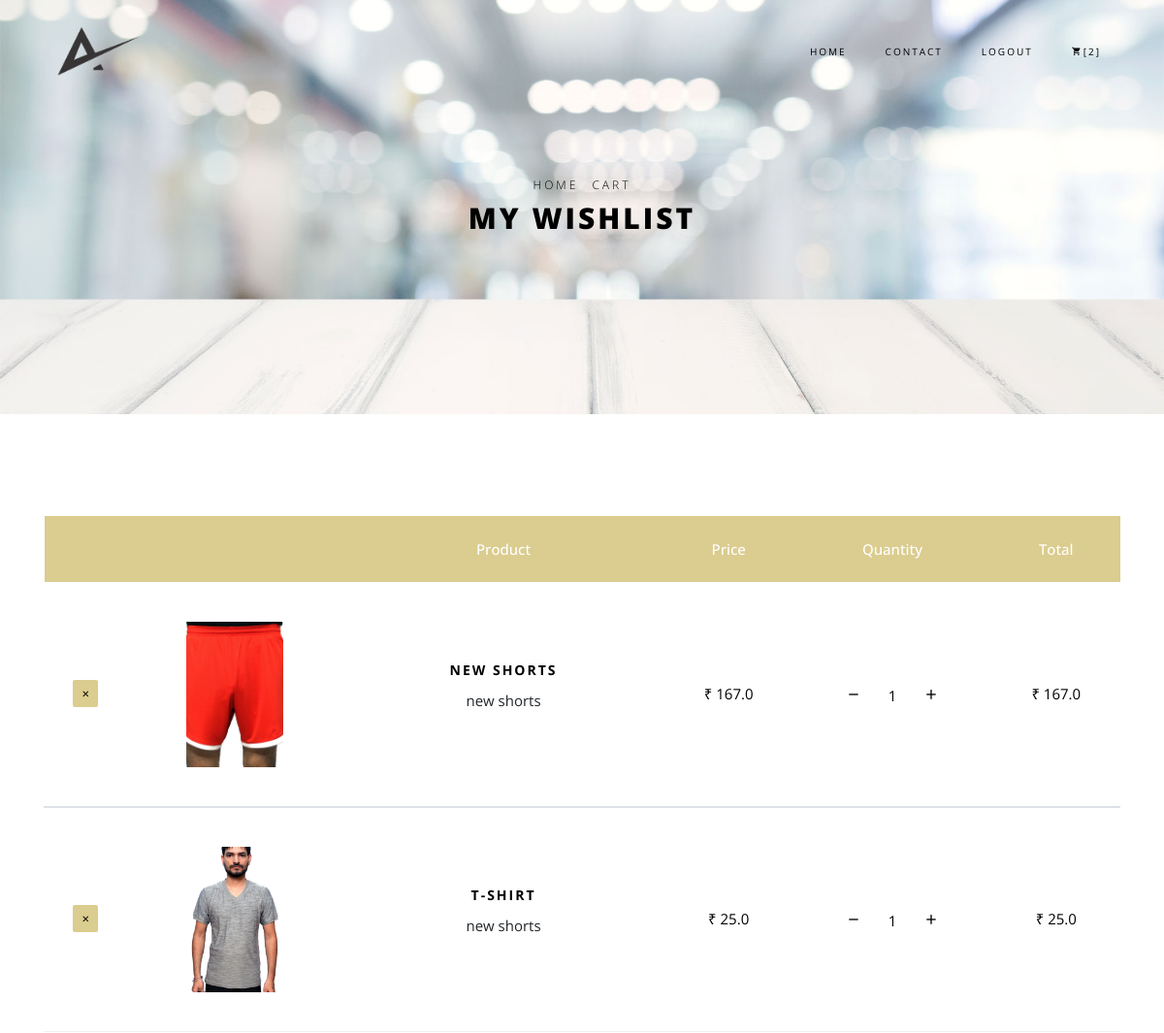
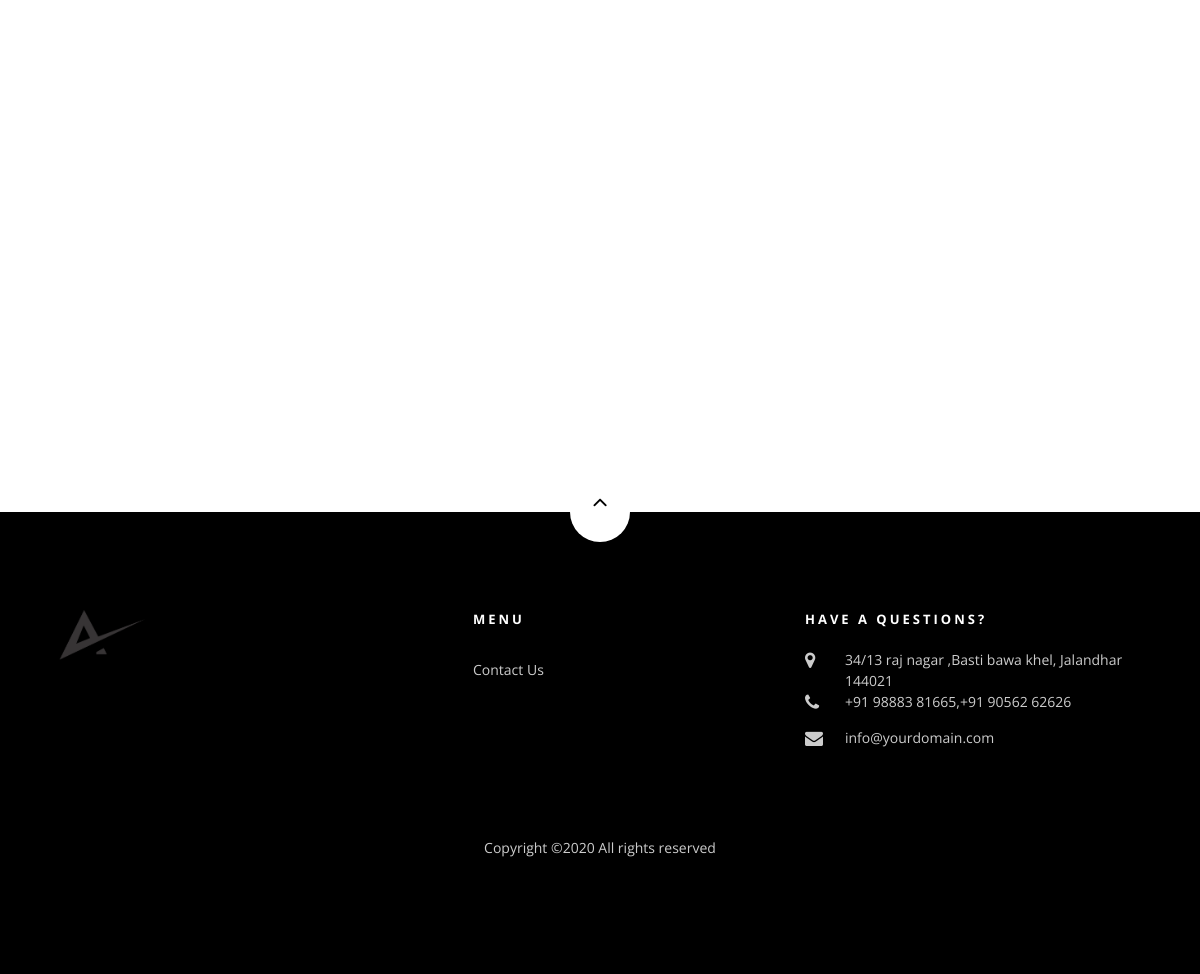
Page /order-summary/ (signed in) on the committed database (2 pictures, top to bottom).
### core/models.py (models this page shows, shortened)
class Order(models.Model):
    user = models.ForeignKey(settings.AUTH_USER_MODEL,
                             on_delete=models.CASCADE)
    items = models.ManyToManyField(OrderItem)
    start_date = models.DateTimeField(auto_now_add=True)
    ordered_date = models.DateTimeField()
    ordered = models.BooleanField(default=False)
    billing_address = models.ForeignKey(
        'BillingAddress', on_delete=models.SET_NULL, blank=True, null=True)
    payment = models.ForeignKey(
        'Payment', on_delete=models.SET_NULL, blank=True, null=True)
    def get_total(self):
        total = 0
        for order_item in self.items.all():
            total += order_item.get_final_price()
        return total

class OrderItem(models.Model):
    user = models.ForeignKey(settings.AUTH_USER_MODEL,
                             on_delete=models.CASCADE)
    ordered = models.BooleanField(default=False)
    item = models.ForeignKey(Item, on_delete=models.CASCADE)
    quantity = models.IntegerField(default=1)
    def get_total_item_price(self):
        return self.quantity * self.item.price
    def get_final_price(self):
        if self.item.discount_price:
            return self.get_total_discount_item_price()
        return self.get_total_item_price()

class Item(models.Model):
    title=models.CharField(max_length=100)
    price=models.FloatField()
    discount_price = models.FloatField(blank=True, null=True)
    category = models.CharField(choices=CATEGORY_CHOICES, max_length=50)
    typechoice = models.CharField(choices=TYPE_CHOICE, max_length=50)
    slug = models.SlugField()
    description = models.TextField()
    image = models.ImageField()
    def get_remove_from_cart_url(self):
        return reverse("core:remove-from-cart", kwargs={
            'slug': self.slug
        })

### core/views.py (the view)
# urls.py: path('order-summary/', OrderSummaryView.as_view(), name='order-summary'),
class OrderSummaryView(LoginRequiredMixin,View):
    def get(self, *args, **kwargs):
        try:
            order = Order.objects.get(user=self.request.user, ordered=False)
            context = {
                'object': order
            }
            return render(self.request, 'order_summary.html', context)
        except ObjectDoesNotExist:
            messages.error(self.request, "You do not have an active order")
            return redirect("/")

### core/templatetags/cart_template_tags.py (called while the page is built)
@register.filter
def cart_item_count(user):
    if user.is_authenticated:
        qs = Order.objects.filter(user=user, ordered=False)
        if qs.exists():
            return qs[0].items.count()
    return 0

### templates/order_summary.html (shortened to what this page needs)
{% extends 'base.html' %}
{% load static%}
{% block content %}
<div class="hero-wrap hero-bread" style="background-image: url(' {% static 'images/bg_6.jpg' %} ');">
      <div class="container">
        <div class="row no-gutters slider-text align-items-center justify-content-center">
          <div class="col-md-9 ftco-animate text-center">
          	<p class="breadcrumbs"><span class="mr-2"><a href="index.html">Home</a></span> <span>Cart</span></p>
            <h1 class="mb-0 bread">My Wishlist</h1>
          </div>
        </div>
      </div>
    </div>
    <section class="ftco-section ftco-cart">
			<div class="container">
				<div class="row">
    			<div class="col-md-12 ftco-animate">
    				<div class="cart-list">
	    				<table class="table">
						    <thead class="thead-primary">
						      <tr class="text-center">
						        <th>&nbsp;</th>
						        <th>&nbsp;</th>
						        <th>Product</th>
						        <th>Price</th>
						        <th>Quantity</th>
						        <th>Total</th>
						      </tr>
						    </thead>
                            {% for order_item in object.items.all %}
						    <tbody>
						      <tr class="text-center">
						        <td class="product-remove"><a href="{{ order_item.item.get_remove_from_cart_url }}"><span class="ion-ios-close"></span></a></td>
						        <td class="image-prod"><div class="img" style="background-image:url({{order_item.item.image.url}});"></div></td>
						        <td class="product-name">
						        	<h3>{{ order_item.item.title }}</h3>
						        	<p>{{ order_item.item.description}}</p>
						        </td>
						        <td class="price">&#8377 {{order_item.item.price}}</td>
						        		<td class="price"><a href="{% url 'core:remove-single-item-from-cart' order_item.item.slug%}" style="color:black;"><span style="margin-right:30px;font-size:20px;">&#8722;</span></a>{{order_item.quantity}}<a href="{% url 'core:add-to-cart' order_item.item.slug%}" style="color:black;"><span style="margin-left:30px;font-size:20px;">&#43;</span></a></td>
						        <td class="total">
                                    {% if order_item.item.discount_price %}
                                        {{order_item.get_total_discount_item_price}}
                                        (saving &#8377{{order_item.get_amount_saved}})
                                    {% else %}
                                        &#8377 {{order_item.get_total_item_price}}
                                    {% endif %}
                                </td>
						      </tr>
						    {% endfor %}
						  </table>
					  </div>
    			</div>
    		</div>
            {% if object.get_total %}
    		<div class="row justify-content-start">
    		</div>
			</div>{% endif %}
		</section>
{% endblock content %}

### templates/base.html (shortened to what this page needs)
{% load static %}
{% load cart_template_tags %}
<!DOCTYPE html>
<html lang="en">
  <head>
    <link rel="stylesheet" href="https://cdnjs.cloudflare.com/ajax/libs/font-awesome/4.7.0/css/font-awesome.min.css">
    <link rel="stylesheet" href="{%static 'css/open-iconic-bootstrap.min.css' %}">
    <link rel="stylesheet" href="{%static 'css/animate.css' %}">
    <link rel="stylesheet" href="{%static 'css/owl.carousel.min.css' %}">
    <link rel="stylesheet" href="{%static 'css/owl.theme.default.min.css' %}">
    <link rel="stylesheet" href="{%static 'css/magnific-popup.css' %}">
    <link rel="stylesheet" href="{%static 'css/aos.css' %}">
    <link rel="stylesheet" href="{%static 'css/ionicons.min.css' %}">
    <link rel="stylesheet" href="{%static 'css/bootstrap-datepicker.css' %}">
    <link rel="stylesheet" href="{%static 'css/jquery.timepicker.css' %}">
    <link rel="stylesheet" href="{%static 'css/flaticon.css' %}">
    <link rel="stylesheet" href="{%static 'css/icomoon.css' %}">
    <link rel="stylesheet" href="{%static 'css/style.css' %}">
  </head>
  <body class="goto-here">
    <nav class="navbar navbar-expand-lg navbar-dark ftco_navbar bg-dark ftco-navbar-light" id="ftco-navbar">
	    <div class="container">
	      <a class="navbar-brand" href="{% url 'core:home' %}"><img height="50px" width="100px" src="{% static 'logo/ambika.png' %}"></a>
	      <div class="collapse navbar-collapse" id="ftco-nav">
	        <ul class="navbar-nav ml-auto">
	          <li class="nav-item active"><a href="{% url 'core:home' %}" class="nav-link">Home</a></li>
	          <li class="nav-item"><a href="{% url 'core:contact' %}" class="nav-link">Contact</a></li>
	          {% if request.user.is_authenticated %}
            <li class="nav-item"><a href="{% url 'account_logout' %}" class="nav-link">Logout</a></li>
            <li class="nav-item cta cta-colored"><a href="{% url 'core:order-summary' %}" class="nav-link"><span class="icon-shopping_cart"></span>[{{request.user|cart_item_count}}]</a></li>
            {% else %}
            <li class="nav-item"><a href="{% url 'account_login' %}" class="nav-link">Login</a></li>
            <li class="nav-item"><a href="{% url 'account_signup' %}" class="nav-link">Signup</a></li>
            {% endif %}
	        </ul>
	      </div>
	    </div>
	  </nav>
  {% block content%}
    {% endblock %}
    <footer class="ftco-footer ftco-section">
      <div class="container">
      	<div class="row">
      		<div class="mouse">
						<a href="#" class="mouse-icon">
							<div class="mouse-wheel"><span class="ion-ios-arrow-up"></span></div>
						</a>
					</div>
      	</div>
        <div class="row mb-5">
          <div class="col-md">
            <div class="ftco-footer-widget mb-4">
              <h2 class="ftco-heading-2"><img height="50px" width="100px" src="{% static 'logo/ambika.png' %}"></h2>
            </div>
          </div>
          <div class="col-md">
            <div class="ftco-footer-widget mb-4 ml-md-5">
              <h2 class="ftco-heading-2">Menu</h2>
              <ul class="list-unstyled">
              <li><a href="{% url 'core:contact' %}" class="py-2 d-block">Contact Us</a></li>
              </ul>
            </div>
          </div>
          <div class="col-md">
            <div class="ftco-footer-widget mb-4">
            	<h2 class="ftco-heading-2">Have a Questions?</h2>
            	<div class="block-23 mb-3">
	              <ul>
	                <li><span class="icon icon-map-marker"></span><span class="text">34/13 raj nagar ,Basti bawa khel, Jalandhar 144021</span></li>
	                <li><a href="#"><span class="icon icon-phone"></span><span class="text">+91 98883 81665,+91 90562 62626</span></a></li>
	                <li><a href="#"><span class="icon icon-envelope"></span><span class="text">info@yourdomain.com</span></a></li>
	              </ul>
	            </div>
            </div>
          </div>
        </div>
        <div class="row">
          <div class="col-md-12 text-center">
            <p>
						  Copyright &copy;<script>document.write(new Date().getFullYear());</script> All rights reserved
						</p>
          </div>
        </div>
      </div>
    </footer>
  </body>
</html>

### static_in_env/css/icomoon.css (style rules this page uses)
[class^="icon-"], [class*=" icon-"] { font-family: 'icomoon' !important; speak: none; font-style: normal; font-weight: normal; font-variant: normal; text-transform: none; line-height: 1; -webkit-font-smoothing: antialiased; -moz-osx-font-smoothing: grayscale; }
.icon-map-marker:before { content: "\f041"; }
.icon-phone:before { content: "\f095"; }
.icon-envelope:before { content: "\f0e0"; }
.icon-shopping_cart:before { content: "\e8cc"; }

### rows in the picture
OrderItem: item.image (picture), item "NEW SHORTS", item.description "new shorts", item.price "167.0", quantity "1", get_total_item_price "167.0"
OrderItem: item.image (picture), item "T-SHIRT", item.description "new shorts", item.price "25.0", quantity "1", get_total_item_price "25.0"

### other values in the picture
{{ request.user|cart_item_count }} "2"
